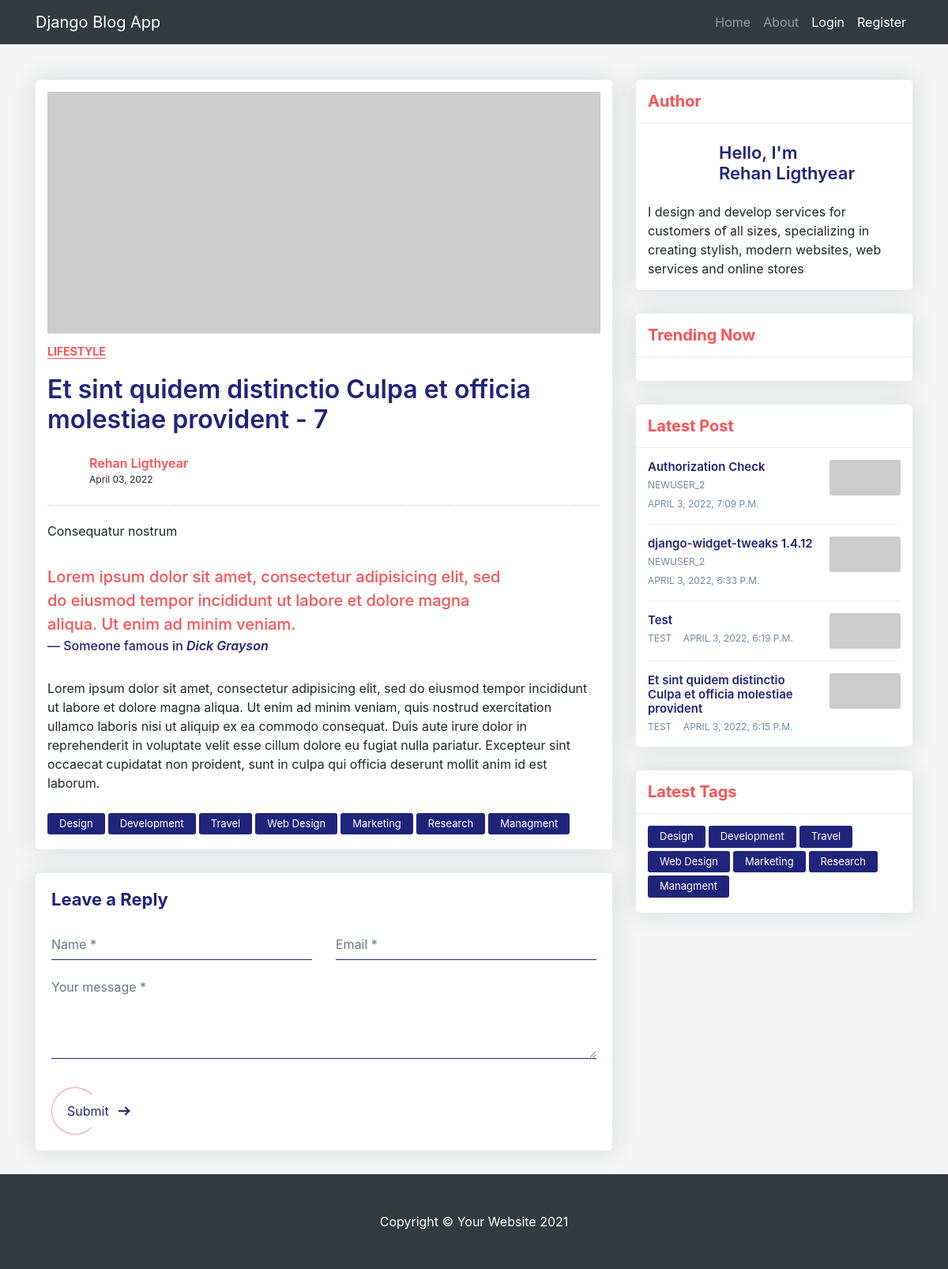
Page /post/7 on the committed database.
### core/models.py (models this page shows, shortened)
class Post(models.Model):
    title = models.CharField(max_length = 100)
    content = models.TextField()
    created_at = models.DateTimeField(default=timezone.now)
    author = models.ForeignKey(User, on_delete=models.CASCADE)

### core/views.py (the view)
# urls.py: path('post/<int:pk>', views.PostDetailView.as_view(), name="blog-detail"),
class PostDetailView(DetailView):
    model = Post
    template_name = 'post_detail.html'
    def get_context_data(self, **kwargs):
        context = super(PostDetailView, self).get_context_data(**kwargs)
        context['posts'] = Post.objects.all()[::-1]
        return context

### core/templates/post_detail.html (shortened to what this page needs)
{% extends 'base.html' %}
{% block content %}
<div class="blog-single gray-bg">
    <div class="container">
        <div class="row align-items-start">
            <div class="col-lg-8 m-15px-tb">
                <article class="article">
                    <div class="article-img">
                        <img src="https://via.placeholder.com/800x350/87CEFA/000000" title="" alt="">
                    </div>
                    <div class="article-title">
                        <h6><a href="#">Lifestyle</a></h6>
                        <h2> {{ object.title }} - {{object.id}}</h2>
                        <div class="media">
                            <div class="avatar">
                            </div>
                            <div class="media-body">
                                <label> {{ object.author.first_name }} {{ object.author.last_name  }} </label>
                                <span>{{ object.created_at|date:"F d, Y" }}</span>
                            </div>
                        </div>
                    </div>
                    <div class="article-content">
                        <p> {{ object.content }} </p>
                        <blockquote>
                            <p>Lorem ipsum dolor sit amet, consectetur adipisicing elit, sed do eiusmod tempor incididunt ut labore et dolore magna aliqua. Ut enim ad minim veniam.</p>
                            <p class="blockquote-footer">Someone famous in <cite title="Source Title">Dick Grayson</cite></p>
                        </blockquote>
                        <p>Lorem ipsum dolor sit amet, consectetur adipisicing elit, sed do eiusmod tempor incididunt ut labore et dolore magna aliqua. Ut enim ad minim veniam, quis nostrud exercitation ullamco laboris nisi ut aliquip ex ea commodo consequat. Duis aute irure dolor in reprehenderit in voluptate velit esse cillum dolore eu fugiat nulla pariatur. Excepteur sint occaecat cupidatat non proident, sunt in culpa qui officia deserunt mollit anim id est laborum.</p>
                    </div>
                    <div class="nav tag-cloud">
                        <a href="#">Design</a>
                        <a href="#">Development</a>
                        <a href="#">Travel</a>
                        <a href="#">Web Design</a>
                        <a href="#">Marketing</a>
                        <a href="#">Research</a>
                        <a href="#">Managment</a>
                    </div>
                </article>
                <div class="contact-form article-comment">
                    <h4>Leave a Reply</h4>
                    <form id="contact-form" method="POST">
                        <div class="row">
                            <div class="col-md-6">
                                <div class="form-group">
                                    <input name="Name" id="name" placeholder="Name *" class="form-control" type="text">
                                </div>
                            </div>
                            <div class="col-md-6">
                                <div class="form-group">
                                    <input name="Email" id="email" placeholder="Email *" class="form-control" type="email">
                                </div>
                            </div>
                            <div class="col-md-12">
                                <div class="form-group">
                                    <textarea name="message" id="message" placeholder="Your message *" rows="4" class="form-control"></textarea>
                                </div>
                            </div>
                            <div class="col-md-12">
                                <div class="send">
                                    <button class="px-btn theme"><span>Submit</span> <i class="arrow"></i></button>
                                </div>
                            </div>
                        </div>
                    </form>
                </div>
            </div>
            <div class="col-lg-4 m-15px-tb blog-aside">
                <div class="widget widget-author">
                    <div class="widget-title">
                        <h3>Author</h3>
                    </div>
                    <div class="widget-body">
                        <div class="media align-items-center">
                            <div class="avatar">
                            </div>
                            <div class="media-body">
                                <h6>Hello, I'm<br> {{ object.author.first_name }} {{ object.author.last_name  }} </h6>
                            </div>
                        </div>
                        <p>I design and develop services for customers of all sizes, specializing in creating stylish, modern websites, web services and online stores</p>
                    </div>
                </div>
                <div class="widget widget-post">
                    <div class="widget-title">
                        <h3>Trending Now</h3>
                    </div>
                    <div class="widget-body">
                    </div>
                </div>
                <div class="widget widget-latest-post">
                    <div class="widget-title">
                        <h3>Latest Post</h3>
                    </div>
                    <div class="widget-body">
                        {% for post in posts|slice:":4" %}
                        {% if post.id != object.id %}
                        <div class="latest-post-aside media">
                            <div class="lpa-left media-body">
                                <div class="lpa-title">
                                    <h5><a href="{% url 'blog-detail' post.id %}">{{ post.title }}</a></h5>
                                </div>
                                <div class="lpa-meta">
                                    <a class="name" href="#">
                                        {{ post.author }}
                                    </a>
                                    <a class="date" href="#">
                                        {{ post.created_at }}
                                    </a>
                                </div>
                            </div>
                            <div class="lpa-right">
                                <a href="#">
                                    <img src="https://via.placeholder.com/400x200/FFB6C1/000000" title="" alt="">
                                </a>
                            </div>
                        </div>
                        {% endif %}
                        {% endfor %}
                    </div>
                </div>
                <div class="widget widget-tags">
                    <div class="widget-title">
                        <h3>Latest Tags</h3>
                    </div>
                    <div class="widget-body">
                        <div class="nav tag-cloud">
                            <a href="#">Design</a>
                            <a href="#">Development</a>
                            <a href="#">Travel</a>
                            <a href="#">Web Design</a>
                            <a href="#">Marketing</a>
                            <a href="#">Research</a>
                            <a href="#">Managment</a>
                        </div>
                    </div>
                </div>
            </div>
        </div>
    </div>
</div>
{% endblock content %}

### rows in the picture
Post: title "Et sint quidem distinctio Culpa et officia molestiae provident", id "7", author.first_name "Rehan", author.last_name "Ligthyear", created_at "April 03, 2022", content "Consequatur nostrum"
Post: title "Authorization Check", author "NEWUSER_2", created_at "APRIL 3, 2022, 7:09 P.M."
Post: title "django-widget-tweaks 1.4.12", author "NEWUSER_2", created_at "APRIL 3, 2022, 6:33 P.M."
Post: title "Test", author "TEST", created_at "APRIL 3, 2022, 6:19 P.M."
Post: title "Et sint quidem distinctio Culpa et officia molestiae provident", author "TEST", created_at "APRIL 3, 2022, 6:15 P.M."
